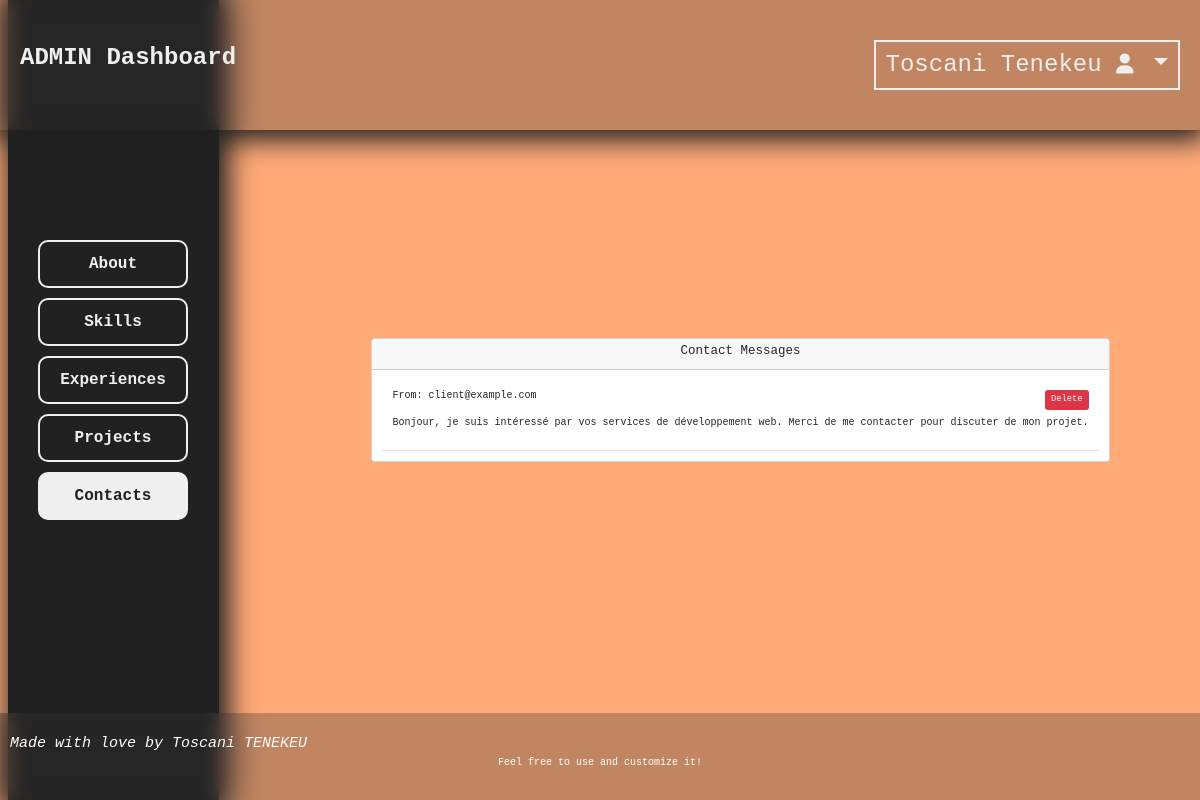
The app's page /dashboard/views/contacts.php (signed in) with its own data.
### tables this page shows
CREATE TABLE `contacts` (
  `id` int(11) NOT NULL,
  `user_id` int(11) NOT NULL,
  `email` varchar(100) NOT NULL,
  `message` text NOT NULL
);

### dashboard/views/contacts.php (the view, shortened to what this page needs)
<?php
require '../../db/connection.php';
$user_id = $_SESSION['user_id'];
$stmt = $pdo->prepare("SELECT * FROM contacts WHERE user_id = ? ORDER BY id DESC");
$stmt->execute([$user_id]);
$messages = $stmt->fetchAll();
?>
<!DOCTYPE html>
<html lang="en">
<head>
    <link href="https://cdn.jsdelivr.net/npm/bootstrap@5.3.2/dist/css/bootstrap.min.css" rel="stylesheet"
>
    <link rel="stylesheet" href="https://cdnjs.cloudflare.com/ajax/libs/font-awesome/6.4.2/css/all.min.css"
 />
    <link rel="stylesheet" href="../assets/css/main.css">
</head>
<body>
    <header class="header container-fluid">
    <nav class="nav">
            <p>ADMIN Dashboard</p>
            <div class="dropdown">
                <button class="dropdown-toggle user-btn" type="button" id="userMenuButton" data-bs-toggle="dropdown" aria-expanded="false">
                    <span>
                        <?php echo isset($_SESSION['user_full_name']) ? $_SESSION['user_full_name']." "."<i class='fas fa-user' style='font-size: 2rem;'></i>" : "Welcome back !"; ?>
                    </span>
                </button>
            </div>
        </nav>
    </header>
    <main class="main container-fluid">
        <div class="left-side">
            <div class="navigation-link">
                <a href="./main.php">About</a>
                <a href="./skills.php">Skills</a>
                <a href="./experiences.php">Experiences</a>
                <a href="./projects.php">Projects</a>
                <a href="./contacts.php" class="active">Contacts</a>
            </div>
        </div>
        <div class="right-side">
            <div class="card">
                <div class="card-header">
                    <h5>Contact Messages</h5>
                </div>
                <div class="card-body">
                    <?php if(empty($messages)): ?>
                        <p class="text-muted">No messages yet.</p>
                    <?php else: ?>
                        <?php foreach($messages as $message): ?>
                            <div class="message-item border-bottom p-3">
                                <div class="d-flex justify-content-between align-items-start">
                                    <h6>From: <?= htmlspecialchars($message['email']) ?></h6>
                                    <form method="POST" class="d-inline">
                                        <button type="submit" name="delete_message" class="btn btn-danger btn-sm"
                                                onclick="return confirm('Are you sure?')">Delete</button>
                                    </form>
                                </div>
                                <p class="mt-2"><?= nl2br(htmlspecialchars($message['message'])) ?></p>
                            </div>
                        <?php endforeach; ?>
                    <?php endif; ?>
                </div>
            </div>
        </div>
    </main>
    <footer class="footer container-fluid">
        <em class="text-white" style="font-size: 1.5rem;">Made with love by Toscani TENEKEU</em>
        <p class="text-white text-center">Feel free to use and customize it!</p>
    </footer>
</body>
</html>

### dashboard/assets/css/main.css (style rules this page uses)
* { padding: 0; margin: 0; box-sizing: border-box; border: 0; text-decoration: none !important; }
html { font-size: 10px !important; }
body { display: flex; background: #FFAA77; height: 100vh; width: auto; flex-direction: column; align-items: center; overflow: auto; font-family: 'Courier New', Courier, monospace; }
.header { padding: 4rem 2rem; width: 100%; background-color: rgba(50, 50, 50, .3) !important; backdrop-filter: blur(10px) !important; box-shadow: 0 5px 25px 5px #212121 !important; position: fixed; z-index: 999; }
.header > .nav { display: flex; flex-direction: row; justify-content: space-between; text-align: center; font-size: x-large; }
.nav p { color: #EFEFEF; font-weight: bold; }
.nav button { color: #EFEFEF; background: transparent; border: 2px solid #EFEFEF; text-align: center; padding: .5rem 1rem; }
.main { flex: 1; display: flex; flex-direction: row; gap: 10rem; }
.main > .left-side { flex: 1; background-color: #212121; box-shadow: 5px 0px 25px 5px #212121 !important; height: 100%; display: flex; align-items: center; justify-content: center; box-sizing: border-box; flex-wrap: wrap; }
.left-side > .navigation-link { position: fixed; background: transparent!; top: 30%; display: flex; flex-direction: column; gap: 1rem; justify-content: space-evenly; }
.navigation-link > a { padding: 1rem 2rem; border-radius: 1rem; background-color: transparent; border: 2px solid #EFEFEF; color: #EFEFEF; font-weight: bold; text-align: center; font-size: medium; }
.main > .right-side { flex: 4; display: flex; justify-content: center; align-items: center; text-align: center; flex-direction: column; flex-wrap: wrap; padding-top: 10%; padding-bottom: 10%; overflow-y: scroll; padding-right: 3rem; }
.navigation-link > .active { background: #EFEFEF; color: #212121; }
.footer { background-color: rgba(50, 50, 50, .3) !important; backdrop-filter: blur(10px) !important; padding: 2rem 1rem; width: 100%; position: fixed; bottom: 0; z-index: 999; }

### records on screen
contacts: email "client@example.com", message "Bonjour, je suis intéressé par vos services de développement web. Merci de me contacter pour discuter de mon projet."

### other values on screen
$_SESSION['user_full_name'] "Toscani Tenekeu"
